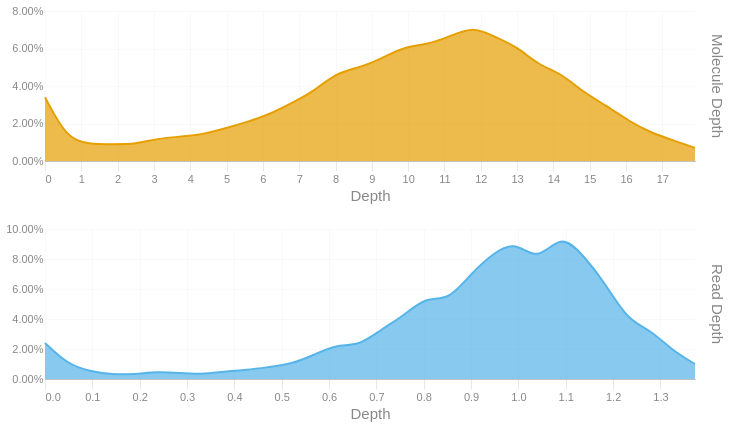

This figure's notebook cell:
### Code cell
readdep = depth_hist(tb['Read Depth'], q99, 3)
readdep = readdep.with_columns(pl.lit('Read Depth').alias('Metric'))
if not SKIPLR:
    moldep = depth_hist(tb['Molecule Depth'], mol_q99, 1)
    moldep = moldep.with_columns(pl.lit('Molecule Depth').alias('Metric'))
    _hist = pl.concat([readdep, moldep])
    _hist = _hist.filter(pl.col('Proportion') != 0)
    with SafeRender(_hist):
        (
            alt.Chart(_hist)        
            .mark_area(interpolate = "basis")
            .encode(
                x=alt.X('Bin:Q').scale(domainMin=0).axis(alt.Axis(title='Depth')),
                y = alt.Y('Proportion:Q', title = None).axis(format = '.2%'),
                color = alt.Color('Metric:N').legend(None),
                row = alt.Row("Metric:N").header(title = None, labelOrient = 'right'),
                tooltip = [
                    alt.Tooltip("Metric:N", title = "Metric"),
                    alt.Tooltip('Interval:N', title = "Depth Interval"),
                    alt.Tooltip('Proportion:Q', title = "% Alignments").format('.2%')
                ]
            )
            .resolve_scale(x='independent', y='independent')
            .properties(
                height = 150, width = 650,
                usermeta={'embedOptions': {'downloadFileName': f'{samplename}.depth.hist'}}
            )
        ).display()
else:
    readdep = readdep.filter(pl.col('Proportion') != 0)
    with SafeRender(readdep):
        (
            alt.Chart(readdep)        
            .mark_area(interpolate = "basis")
            .encode(
                x=alt.X('Bin:Q').scale(domainMin=0).axis(alt.Axis(title='Depth')),
                y = alt.Y('Proportion:Q', title = None).axis(format = '.2%'),
                tooltip = [
                    alt.Tooltip('Interval:N', title = "Depth Interval"),
                    alt.Tooltip('Proportion:Q', title = "% Alignments").format('.2%')
                ]
            )
            .properties(
                usermeta={'embedOptions': {'downloadFileName': f'{samplename}.depth.hist'}}
            )
        ).display()

### Figure 1 — Vega-Lite specification as saved in the notebook (floating-point values rounded to 4 significant figures)
{"width": 650, "height": 150, "config": {"title": {"anchor": "start", "dy": -15, "fontSize": 18, "color": "#888888", "subtitleColor": "#888888", "subtitleFontSize": 14}, "arc": {"fill": "#0072B2"}, "axis": {"domainColor": "#888888", "domainWidth": 0.5, "gridWidth": 0.2, "grid": false, "titleFontWeight": 400, "titleFontSize": 15, "labelFontSize": 11, "labelColor": "#888888", "tickColor": "#888888", "tickWidth": 0.2, "titleColor": "#888888"}, "axisBand": {"grid": false}, "axisX": {"grid": true, "tickSize": 10, "domainCap": "round"}, "axisY": {"domain": false, "grid": true, "tickSize": 0, "domainCap": "round"}, "background": "transparent", "header": {"labelFontSize": 15, "labelColor": "#888888", "titleFontSize": 15, "titleFontWeight": 600, "titleColor": "#888888"}, "legend": {"labelFont": "sans-serif", "labelFontSize": 12, "labelColor": "#888888", "symbolSize": 100, "symbolType": "circle", "titleFontSize": 12, "titlePadding": 10, "titleColor": "#888888", "title": null}, "range": {"category": ["#E69F00", "#56B4E9", "#009E73", "#F0E442", "#0072B2", "#D55E00", "#CC79A7", "#000000"], "diverging": ["#cfe8f3", "#a2d4ec", "#73bfe2", "#46abdb", "#1696d2", "#12719e"]}, "area": {"fill": "#0072B2", "fillOpacity": 0.7, "line": true, "strokeOpacity": 0.7}, "line": {"color": "#0072B2", "stroke": "#0072B2", "strokeWidth": 2}, "trail": {"color": "#0072B2", "stroke": "#0072B2", "strokeWidth": 0, "size": 1}, "point": {"filled": true, "fillOpacity": 1.0, "size": 95}, "text": {"color": "#888888", "fontSize": 11, "align": "right", "fontWeight": 400, "size": 11}, "bar": {"fill": "#0072B2", "stroke": null}, "view": {"stroke": null, "continuousWidth": 660, "continuousHeight": 400}}, "data": {"name": "data-7cea217bb13e23a0c852a0f256641bfc"}, "mark": {"type": "area", "interpolate": "basis"}, "encoding": {"color": {"field": "Metric", "legend": null, "type": "nominal"}, "row": {"field": "Metric", "header": {"title": null, "labelOrient": "right"}, "type": "nominal"}, "tooltip": [{"field": "Metric", "title": "Metric", "type": "nominal"}, {"field": "Interval", "title": "Depth Interval", "type": "nominal"}, {"field": "Proportion", "format": ".2%", "title": "% Alignments", "type": "quantitative"}], "x": {"axis": {"title": "Depth"}, "field": "Bin", "scale": {"domainMin": 0}, "type": "quantitative"}, "y": {"axis": {"format": ".2%"}, "field": "Proportion", "title": null, "type": "quantitative"}}, "resolve": {"scale": {"x": "independent", "y": "independent"}}, "usermeta": {"embedOptions": {"downloadFileName": "S5_Hudson_1174.depth.hist"}}, "$schema": "https://vega.github.io/schema/vega-lite/v6.1.0.json", "datasets": {"data-7cea217bb13e23a0c852a0f256641bfc": [{"Bin": 0.0, "Interval": "0.0-0.047", "Proportion": 0.024, "Metric": "Read Depth"}, {"Bin": 0.047, "Interval": "0.047-0.095", "Proportion": 0.01, "Metric": "Read Depth"}, {"Bin": 0.095, "Interval": "0.095-0.142", "Proportion": 0.005, "Metric": "Read Depth"}, {"Bin": 0.142, "Interval": "0.142-0.189", "Proportion": 0.003, "Metric": "Read Depth"}, {"Bin": 0.189, "Interval": "0.189-0.237", "Proportion": 0.003, "Metric": "Read Depth"}, {"Bin": 0.237, "Interval": "0.237-0.284", "Proportion": 0.005, "Metric": "Read Depth"}, {"Bin": 0.284, "Interval": "0.284-0.331", "Proportion": 0.004, "Metric": "Read Depth"}, {"Bin": 0.331, "Interval": "0.331-0.379", "Proportion": 0.003, "Metric": "Read Depth"}, {"Bin": 0.379, "Interval": "0.379-0.426", "Proportion": 0.005, "Metric": "Read Depth"}, {"Bin": 0.426, "Interval": "0.426-0.473", "Proportion": 0.006, "Metric": "Read Depth"}, {"Bin": 0.473, "Interval": "0.473-0.521", "Proportion": 0.008, "Metric": "Read Depth"}, {"Bin": 0.521, "Interval": "0.521-0.568", "Proportion": 0.01, "Metric": "Read Depth"}, {"Bin": 0.568, "Interval": "0.568-0.615", "Proportion": 0.016, "Metric": "Read Depth"}, {"Bin": 0.615, "Interval": "0.615-0.663", "Proportion": 0.023, "Metric": "Read Depth"}, {"Bin": 0.663, "Interval": "0.663-0.71", "Proportion": 0.022, "Metric": "Read Depth"}, {"Bin": 0.71, "Interval": "0.71-0.757", "Proportion": 0.033, "Metric": "Read Depth"}, {"Bin": 0.757, "Interval": "0.757-0.805", "Proportion": 0.042, "Metric": "Read Depth"}, {"Bin": 0.805, "Interval": "0.805-0.852", "Proportion": 0.055, "Metric": "Read Depth"}, {"Bin": 0.852, "Interval": "0.852-0.899", "Proportion": 0.052, "Metric": "Read Depth"}, {"Bin": 0.899, "Interval": "0.899-0.947", "Proportion": 0.07, "Metric": "Read Depth"}, {"Bin": 0.947, "Interval": "0.947-0.994", "Proportion": 0.084, "Metric": "Read Depth"}, {"Bin": 0.994, "Interval": "0.994-1.041", "Proportion": 0.092, "Metric": "Read Depth"}, {"Bin": 1.041, "Interval": "1.041-1.089", "Proportion": 0.078, "Metric": "Read Depth"}, {"Bin": 1.089, "Interval": "1.089-1.136", "Proportion": 0.097, "Metric": "Read Depth"}, {"Bin": 1.136, "Interval": "1.136-1.183", "Proportion": 0.083, "Metric": "Read Depth"}, {"Bin": 1.183, "Interval": "1.183-1.231", "Proportion": 0.064, "Metric": "Read Depth"}, {"Bin": 1.231, "Interval": "1.231-1.278", "Proportion": 0.039, "Metric": "Read Depth"}, {"Bin": 1.278, "Interval": "1.278-1.325", "Proportion": 0.033, "Metric": "Read Depth"}, {"Bin": 1.325, "Interval": "1.325-1.373", "Proportion": 0.019, "Metric": "Read Depth"}, {"Bin": 1.373, "Interval": "1.373-1.42", "Proportion": 0.01, "Metric": "Read Depth"}, {"Bin": 0.0, "Interval": "0.0-0.6", "Proportion": 0.034, "Metric": "Molecule Depth"}, {"Bin": 0.6, "Interval": "0.6-1.2", "Proportion": 0.012, "Metric": "Molecule Depth"}, {"Bin": 1.2, "Interval": "1.2-1.9", "Proportion": 0.009, "Metric": "Molecule Depth"}, {"Bin": 1.9, "Interval": "1.9-2.5", "Proportion": 0.009, "Metric": "Molecule Depth"}, {"Bin": 2.5, "Interval": "2.5-3.1", "Proportion": 0.009, "Metric": "Molecule Depth"}, {"Bin": 3.1, "Interval": "3.1-3.7", "Proportion": 0.012, "Metric": "Molecule Depth"}, {"Bin": 3.7, "Interval": "3.7-4.3", "Proportion": 0.013, "Metric": "Molecule Depth"}, {"Bin": 4.3, "Interval": "4.3-4.9", "Proportion": 0.014, "Metric": "Molecule Depth"}, {"Bin": 4.9, "Interval": "4.9-5.6", "Proportion": 0.017, "Metric": "Molecule Depth"}, {"Bin": 5.6, "Interval": "5.6-6.2", "Proportion": 0.021, "Metric": "Molecule Depth"}, {"Bin": 6.2, "Interval": "6.2-6.8", "Proportion": 0.025, "Metric": "Molecule Depth"}, {"Bin": 6.8, "Interval": "6.8-7.4", "Proportion": 0.031, "Metric": "Molecule Depth"}, {"Bin": 7.4, "Interval": "7.4-8.0", "Proportion": 0.037, "Metric": "Molecule Depth"}, {"Bin": 8.0, "Interval": "8.0-8.7", "Proportion": 0.047, "Metric": "Molecule Depth"}, {"Bin": 8.7, "Interval": "8.7-9.3", "Proportion": 0.05, "Metric": "Molecule Depth"}, {"Bin": 9.3, "Interval": "9.3-9.9", "Proportion": 0.055, "Metric": "Molecule Depth"}, {"Bin": 9.9, "Interval": "9.9-10.5", "Proportion": 0.061, "Metric": "Molecule Depth"}, {"Bin": 10.5, "Interval": "10.5-11.1", "Proportion": 0.062, "Metric": "Molecule Depth"}, {"Bin": 11.1, "Interval": "11.1-11.8", "Proportion": 0.066, "Metric": "Molecule Depth"}, {"Bin": 11.8, "Interval": "11.8-12.4", "Proportion": 0.072, "Metric": "Molecule Depth"}, {"Bin": 12.4, "Interval": "12.4-13.0", "Proportion": 0.066, "Metric": "Molecule Depth"}, {"Bin": 13.0, "Interval": "13.0-13.6", "Proportion": 0.061, "Metric": "Molecule Depth"}, {"Bin": 13.6, "Interval": "13.6-14.2", "Proportion": 0.051, "Metric": "Molecule Depth"}, {"Bin": 14.2, "Interval": "14.2-14.8", "Proportion": 0.047, "Metric": "Molecule Depth"}, {"Bin": 14.8, "Interval": "14.8-15.5", "Proportion": 0.037, "Metric": "Molecule Depth"}, {"Bin": 15.5, "Interval": "15.5-16.1", "Proportion": 0.029, "Metric": "Molecule Depth"}, {"Bin": 16.1, "Interval": "16.1-16.7", "Proportion": 0.021, "Metric": "Molecule Depth"}, {"Bin": 16.7, "Interval": "16.7-17.3", "Proportion": 0.015, "Metric": "Molecule Depth"}, {"Bin": 17.3, "Interval": "17.3-17.9", "Proportion": 0.011, "Metric": "Molecule Depth"}, {"Bin": 17.9, "Interval": "17.9-18.56", "Proportion": 0.007, "Metric": "Molecule Depth"}]}}
